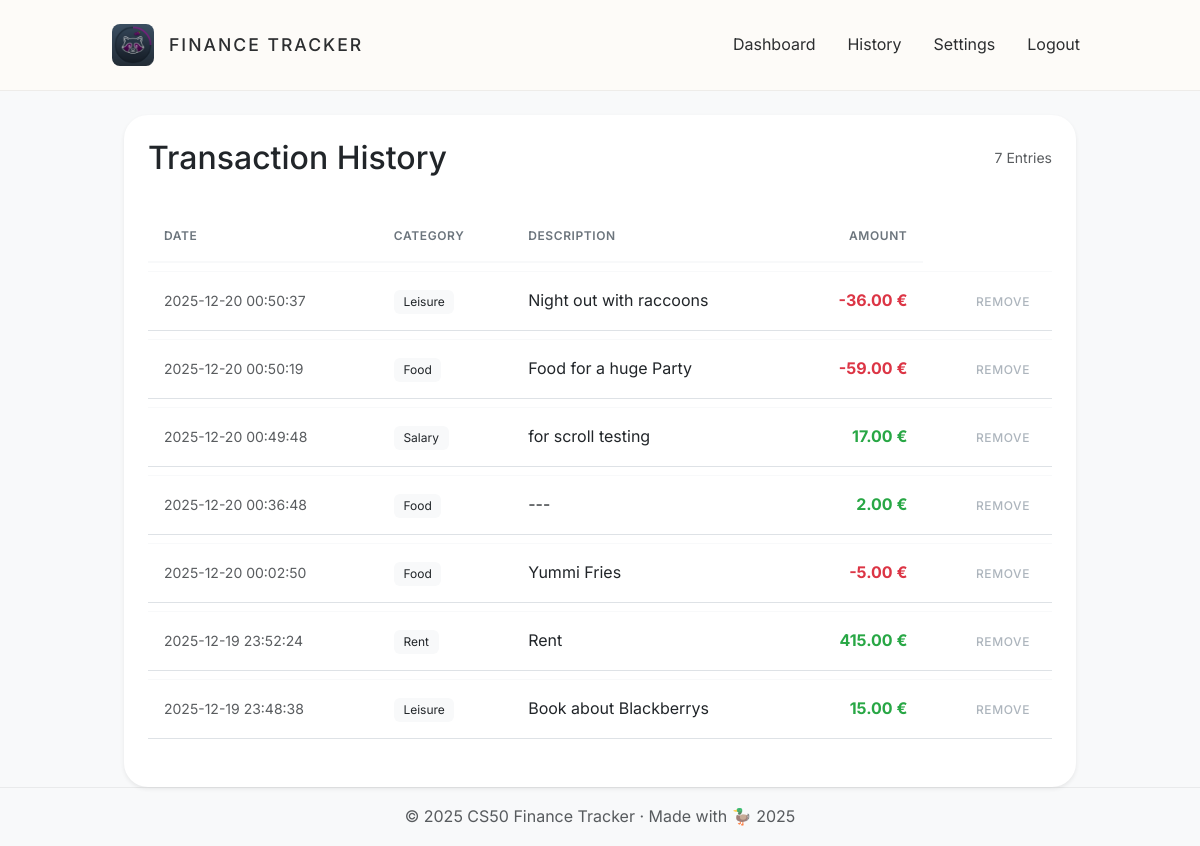
Page /history (signed in) on the earlier database version.
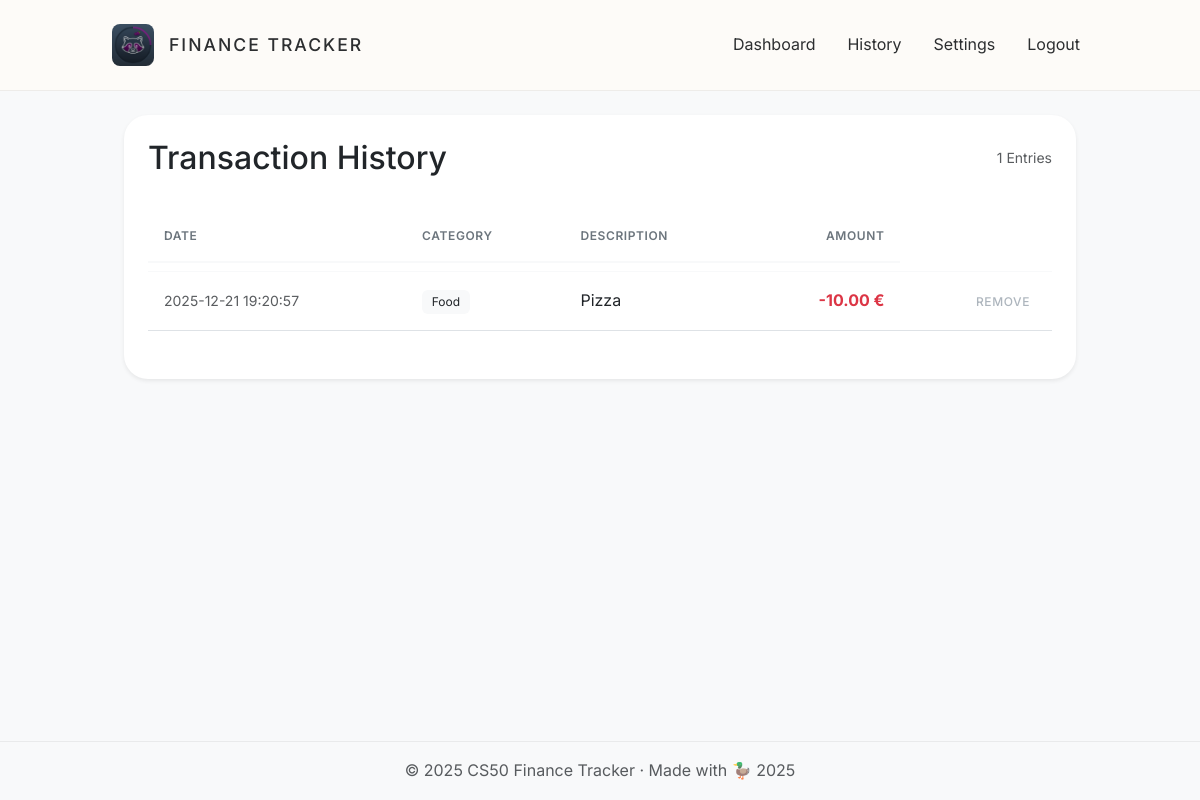
Same page on the later database version.
### tables this page shows
CREATE TABLE transactions (
    id INTEGER PRIMARY KEY AUTOINCREMENT,
    user_id INTEGER NOT NULL,
    amount REAL NOT NULL,
    category TEXT NOT NULL,
    description TEXT,
    date DATETIME DEFAULT CURRENT_TIMESTAMP,
    FOREIGN KEY (user_id) REFERENCES users (id)
);

### app.py (the view)
@app.route("/history")
def history():
    if "user_id" not in session:
        return redirect("/login")
    db = get_db()
    cur = db.cursor()
    cur.execute("SELECT * FROM transactions WHERE user_id = ? ORDER BY date DESC", (session["user_id"],))
    transactions = cur.fetchall()
    db.close()
    return render_template("history.html", transactions=transactions)

### app.py (called while the page is built)
def get_db():
    db = sqlite3.connect("finance.db")
    db.row_factory = sqlite3.Row
    return db

### templates/history.html (shortened to what this page needs)
{% extends "layout.html" %}
{% block main %}
<div class="container">
    <div class="card shadow-sm p-4">
        <div class="d-flex justify-content-between align-items-center mb-4">
            <h2 class="brand-text m-0">Transaction History</h2>
            <span class="text-muted small">{{ transactions|length }} Entries</span>
        </div>
        <div class="table-responsive">
            <table class="table">
                <thead>
                    <tr>
                        <th>Date</th>
                        <th>Category</th>
                        <th>Description</th>
                        <th class="text-end">Amount</th>
                    </tr>
                </thead>
                <tbody>
                    {% for row in transactions %}
                    <tr>
                        <td class="text-muted small">{{ row.date }}</td>
                        <td><span class="badge bg-light text-dark fw-normal">{{ row.category }}</span></td>
                        <td>{{ row.description if row.description else "---" }}</td>
                        <td class="text-end fw-bold {{ 'text-success' if row.amount > 0 else 'text-danger' }}">
                            {{ "%.2f"|format(row.amount) }} €
                        </td>
                        <td class="text-end">
                            <form action="/delete" method="post" style="display:inline;">
                                <button type="submit" class="btn-remove-link" onclick="return confirm('Remove entry?')">
                                    Remove
                                </button>
                            </form>
                        </td>
                    </tr>
                    {% endfor %}
                </tbody>
            </table>
        </div>
    </div>
</div>
{% endblock %}

Differences in the rows shown:
removed transactions: date "2025-12-20 00:50:37", category "Leisure", description "Night out with raccoons", amount "-36.00"
removed transactions: date "2025-12-20 00:50:19", category "Food", description "Food for a huge Party", amount "-59.00"
removed transactions: date "2025-12-20 00:49:48", category "Salary", description "for scroll testing", amount "17.00"
removed transactions: date "2025-12-20 00:36:48", category "Food", description "---", amount "2.00"
removed transactions: date "2025-12-20 00:02:50", category "Food", description "Yummi Fries", amount "-5.00"
removed transactions: date "2025-12-19 23:52:24", category "Rent", description "Rent", amount "415.00"
removed transactions: date "2025-12-19 23:48:38", category "Leisure", description "Book about Blackberrys", amount "15.00"
added transactions: date "2025-12-21 19:20:57", category "Food", description "Pizza", amount "-10.00"
Other differences:
{{ transactions|length }}: "7" → "1"
